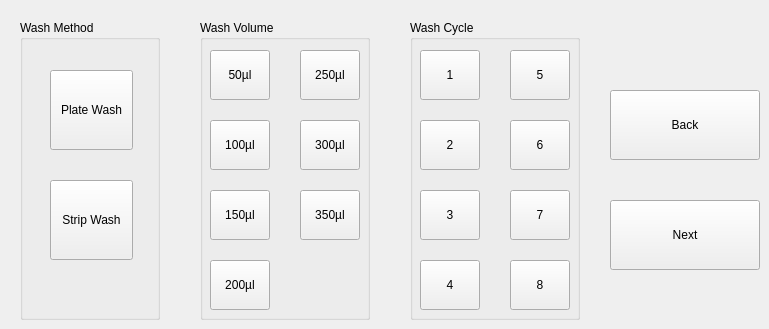
    <widget class="QWidget" name="page_2">
     <widget class="QGroupBox" name="groupBox">
      <property name="geometry">
       <rect>
        <x>20</x>
        <y>20</y>
        <width>140</width>
        <height>300</height>
       </rect>
      </property>
      <property name="title">
       <string>Wash Method</string>
      </property>
      <widget class="QPushButton" name="pushButton">
       <property name="geometry">
        <rect>
         <x>30</x>
         <y>50</y>
         <width>83</width>
         <height>80</height>
        </rect>
       </property>
       <property name="text">
        <string>Plate Wash</string>
       </property>
      </widget>
      <widget class="QPushButton" name="pushButton_2">
       <property name="geometry">
        <rect>
         <x>30</x>
         <y>160</y>
         <width>83</width>
         <height>80</height>
        </rect>
       </property>
       <property name="text">
        <string>Strip Wash</string>
       </property>
      </widget>
     </widget>
     <widget class="QGroupBox" name="groupBox_2">
      <property name="geometry">
       <rect>
        <x>200</x>
        <y>20</y>
        <width>170</width>
        <height>300</height>
       </rect>
      </property>
      <property name="title">
       <string>Wash Volume</string>
      </property>
      <widget class="QPushButton" name="pushButton_3">
       <property name="geometry">
        <rect>
         <x>10</x>
         <y>30</y>
         <width>60</width>
         <height>50</height>
        </rect>
       </property>
       <property name="text">
        <string>50µl</string>
       </property>
      </widget>
      <widget class="QPushButton" name="pushButton_4">
       <property name="geometry">
        <rect>
         <x>10</x>
         <y>100</y>
         <width>60</width>
         <height>50</height>
        </rect>
       </property>
       <property name="text">
        <string>100µl</string>
       </property>
      </widget>
      <widget class="QPushButton" name="pushButton_5">
       <property name="geometry">
        <rect>
         <x>10</x>
         <y>170</y>
         <width>60</width>
         <height>50</height>
        </rect>
       </property>
       <property name="text">
        <string>150µl</string>
       </property>
      </widget>
      <widget class="QPushButton" name="pushButton_6">
       <property name="geometry">
        <rect>
         <x>10</x>
         <y>240</y>
         <width>60</width>
         <height>50</height>
        </rect>
       </property>
       <property name="text">
        <string>200µl</string>
       </property>
      </widget>
      <widget class="QPushButton" name="pushButton_7">
       <property name="geometry">
        <rect>
         <x>100</x>
         <y>30</y>
         <width>60</width>
         <height>50</height>
        </rect>
       </property>
       <property name="text">
        <string>250µl</string>
       </property>
      </widget>
      <widget class="QPushButton" name="pushButton_8">
       <property name="geometry">
        <rect>
         <x>100</x>
         <y>100</y>
         <width>60</width>
         <height>50</height>
        </rect>
       </property>
       <property name="text">
        <string>300µl</string>
       </property>
      </widget>
      <widget class="QPushButton" name="pushButton_9">
       <property name="geometry">
        <rect>
         <x>100</x>
         <y>170</y>
         <width>60</width>
         <height>50</height>
        </rect>
       </property>
       <property name="text">
        <string>350µl</string>
       </property>
      </widget>
     </widget>
     <widget class="QGroupBox" name="groupBox_3">
      <property name="geometry">
       <rect>
        <x>410</x>
        <y>20</y>
        <width>170</width>
        <height>300</height>
       </rect>
      </property>
      <property name="title">
       <string>Wash Cycle</string>
      </property>
      <widget class="QPushButton" name="pushButton_10">
       <property name="geometry">
        <rect>
         <x>10</x>
         <y>170</y>
         <width>60</width>
         <height>50</height>
        </rect>
       </property>
       <property name="text">
        <string>3</string>
       </property>
      </widget>
      <widget class="QPushButton" name="pushButton_11">
       <property name="geometry">
        <rect>
         <x>100</x>
         <y>30</y>
         <width>60</width>
         <height>50</height>
        </rect>
       </property>
       <property name="text">
        <string>5</string>
       </property>
      </widget>
      <widget class="QPushButton" name="pushButton_12">
       <property name="geometry">
        <rect>
         <x>100</x>
         <y>100</y>
         <width>60</width>
         <height>50</height>
        </rect>
       </property>
       <property name="text">
        <string>6</string>
       </property>
      </widget>
      <widget class="QPushButton" name="pushButton_13">
       <property name="geometry">
        <rect>
         <x>10</x>
         <y>240</y>
         <width>60</width>
         <height>50</height>
        </rect>
       </property>
       <property name="text">
        <string>4</string>
       </property>
      </widget>
      <widget class="QPushButton" name="pushButton_14">
       <property name="geometry">
        <rect>
         <x>10</x>
         <y>100</y>
         <width>60</width>
         <height>50</height>
        </rect>
       </property>
       <property name="text">
        <string>2</string>
       </property>
      </widget>
      <widget class="QPushButton" name="pushButton_15">
       <property name="geometry">
        <rect>
         <x>100</x>
         <y>170</y>
         <width>60</width>
         <height>50</height>
        </rect>
       </property>
       <property name="text">
        <string>7</string>
       </property>
      </widget>
      <widget class="QPushButton" name="pushButton_16">
       <property name="geometry">
        <rect>
         <x>10</x>
         <y>30</y>
         <width>60</width>
         <height>50</height>
        </rect>
       </property>
       <property name="text">
        <string>1</string>
       </property>
      </widget>
      <widget class="QPushButton" name="pushButton_17">
       <property name="geometry">
        <rect>
         <x>100</x>
         <y>240</y>
         <width>60</width>
         <height>50</height>
        </rect>
       </property>
       <property name="text">
        <string>8</string>
       </property>
      </widget>
     </widget>
     <widget class="QToolButton" name="toolButton_4">
      <property name="geometry">
       <rect>
        <x>610</x>
        <y>90</y>
        <width>150</width>
        <height>70</height>
       </rect>
      </property>
      <property name="text">
       <string>Back</string>
      </property>
     </widget>
     <widget class="QToolButton" name="toolButton_5">
      <property name="geometry">
       <rect>
        <x>610</x>
        <y>200</y>
        <width>150</width>
        <height>70</height>
       </rect>
      </property>
      <property name="text">
       <string>Next</string>
      </property>
     </widget>
    </widget>
